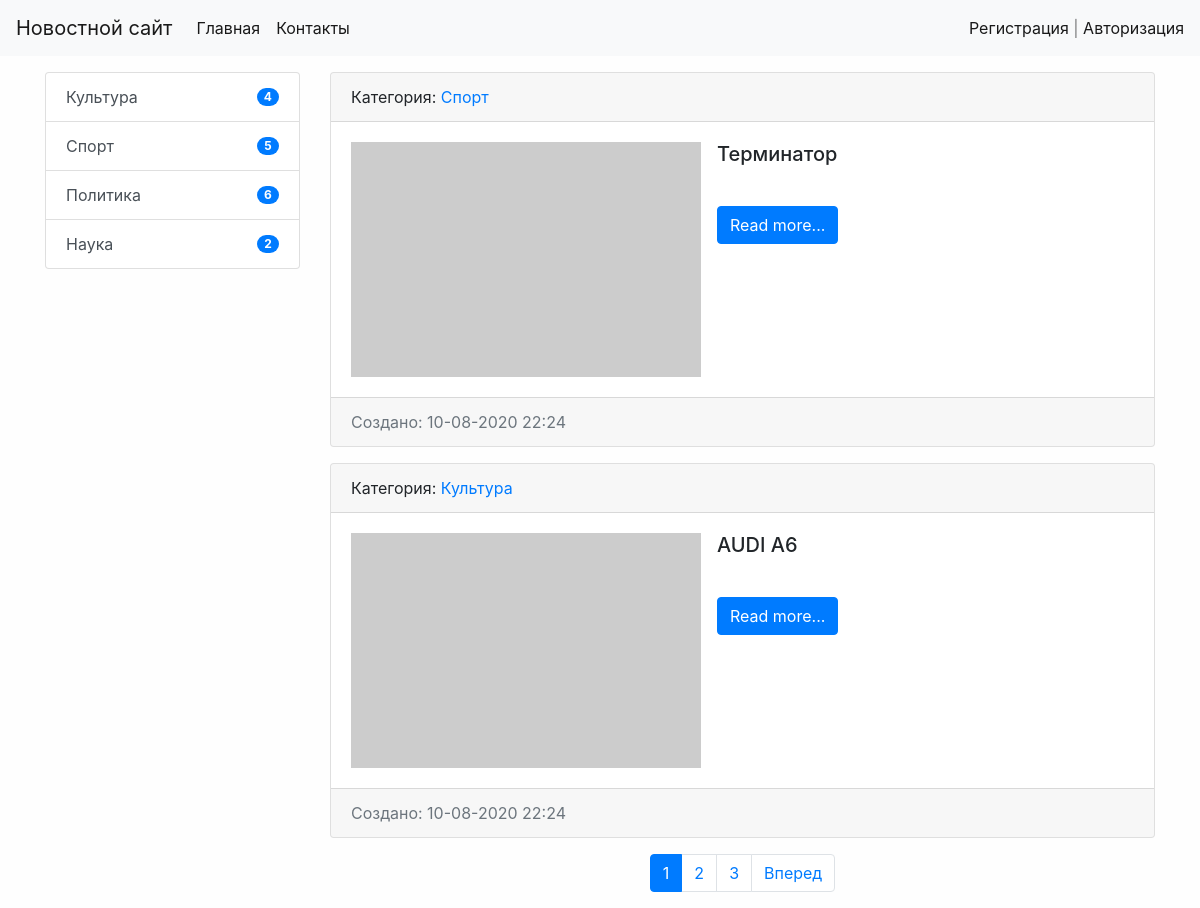
The page / on the database its author committed.
### news/models.py (models this page shows, shortened)
class Categories(models.Model):
    title = models.CharField(max_length=255, verbose_name='Наименование', db_index=True)
    def get_absolute_url(self):
        return reverse('category', kwargs={"category_id": self.pk})
    def __str__(self):
        return self.title
    class Meta:
        verbose_name = 'Категория'
        verbose_name_plural = 'Категории'
        ordering = ['title']

class News(models.Model):
    objects = None
    title = models.CharField(max_length=255, verbose_name='Наименование')
    content = models.TextField(blank=True, verbose_name='Контент')
    created_at = models.DateTimeField(auto_now_add=True, verbose_name='Дата публикации')
    update_at = models.DateTimeField(auto_now=True, verbose_name='Дата обновления')
    photo = models.ImageField(upload_to='photos/%Y/%m/%d/', verbose_name='Фото', blank=True)
    is_published = models.BooleanField(default=True, verbose_name='Опубликовано')
    category = models.ForeignKey('Categories', on_delete=models.PROTECT, verbose_name='Категория')
    views = models.IntegerField(default=0)
    def get_absolute_url(self):
        return reverse('view_news', kwargs={"pk": self.pk})
    class Meta:
        verbose_name = 'Новость'
        verbose_name_plural = 'Новости'
        ordering = ['-created_at']

### news/views.py (the view)
# urls.py: path('', cache_page(60)(HomeNews.as_view()), name='home'),
class HomeNews(MyMixin, ListView):
    model = News
    template_name = 'news/home_news_list.html'
    context_object_name = 'news'
    mixin_prop = 'hello world'
    paginate_by = 2
    def get_context_data(self, *, object_list=None, **kwargs):
        context = super(HomeNews, self).get_context_data(**kwargs)
        context['title'] = self.get_upper('Главная страница')
        context['mixin_prop'] = self.get_prop()
        return context
    def get_queryset(self):
        return News.objects.filter(is_published=True).select_related('category')

### news/templatetags/news_tags.py (called while the page is built)
@register.inclusion_tag('news/list_categories.html')
def show_categories():
    categories = Categories.objects.annotate(cnt=Count('news', filter=F('news__is_published'))).filter(cnt__gt=0)
    return {"categories": categories, }

### news/utils.py (called while the page is built)
    def get_prop(self):
        return self.mixin_prop.upper()

    def get_upper(self, s):
        if isinstance(s, str):
            return s.upper()
        else:
            return s.title.upper()

### news/templates/news/home_news_list.html (shortened to what this page needs)
{% extends 'base.html' %}
{% block sidebar %}
    {% include 'inc/_sidebar.html' %}
{% endblock %}
{% block content %}
    {% for item in news %}
        <div class="card mb-3">
            <div class="card-header">
                Категория: <a href="{{ item.category.get_absolute_url }}">{{ item.category }}</a>
            </div>
            <div class="card-body">
                {% if item.photo %}
                    <img src="{{ item.photo.url }}" alt="" width="350" class="mr-3 float-left">
                {% else %}
                    <img src="https://picsum.photos/seed/picsum/350/235" alt="" class="mr-3 float-left">
                {% endif %}
                <h5 class="card-title">{{ item.title }}</h5>
                <br>
                <a href="{{ item.get_absolute_url }}" class="btn btn-primary">Read more...</a>
            </div>
            <div class="card-footer text-muted">
                Создано: {{ item.created_at|date:'d-m-Y H:i' }}
            </div>
        </div>
    {% endfor %}
{% endblock %}

### templates/base.html (shortened to what this page needs)
{% load static %}
<!doctype html>
<html lang="en">
<head>
    <link rel="stylesheet" href="{% static 'bootstrap/css/bootstrap.min.css' %}">
    <link rel="stylesheet" href="{% static 'css/style.css' %}">
</head>
<body>
{% include 'inc/_nav.html' %}
<div class="container mt-3">
    <div class="row">
        <div class="col-md-3">
            {% block sidebar %}SIDEBAR{% endblock %}
        </div>
        <div class="col-md-9">
            {% block content %}CONTENT{% endblock %}
            {% if page_obj.has_other_pages %}
                <nav aria-label="...">
                    <ul class="pagination justify-content-center">
                        {% for p in page_obj.paginator.page_range %}
                            {% if page_obj.number == p %}
                                <li class="page-item active" aria-current="page">
                                    <a class="page-link" href="?page={{ p }}">{{ p }}</a>
                                </li>
                            {% elif p > page_obj.number|add:-3 and p < page_obj.number|add:3 %}
                                <li class="page-item">
                                    <a class="page-link" href="?page={{ p }}">{{ p }}</a>
                                </li>
                            {% endif %}
                        {% endfor %}
                        {% if page_obj.has_next %}
                            <li class="page-item">
                                <a class="page-link" href="?page={{ page_obj.next_page_number }}">Вперед</a>
                            </li>
                        {% endif %}
                    </ul>
                </nav>
            {% endif %}
        </div>
    </div>
</div>
</body>
</html>

### templates/inc/_nav.html (shortened to what this page needs)
<nav class="navbar navbar-expand-lg navbar-light bg-light">
    <a class="navbar-brand" href="{% url 'home' %}">Новостной сайт</a>
    <div class="collapse navbar-collapse" id="navbarSupportedContent">
        <ul class="navbar-nav mr-auto">
            <li class="nav-item active"><a class="nav-link" href="{% url 'home' %}">Главная</a></li>
            <li class="nav-item active"><a class="nav-link" href="{% url 'contact' %}">Контакты</a></li>
        </ul>
        <span class="navbar-text">
            {% if request.user.is_authenticated %}
                Добро пожаловать, {{ user.username }} | <a href="{% url 'logout' %}">Выход</a>
            {% else %}
                <a href="{% url 'register' %}">Регистрация</a> | <a href="{% url 'login' %}">Авторизация</a>
            {% endif %}
        </span>
    </div>
</nav>

### templates/inc/_sidebar.html (shortened to what this page needs)
{% load news_tags %}
{% show_categories %}

### news/templates/news/list_categories.html
<ul class="list-group">
    {% for item in categories %}
        <li class="list-group-item d-flex justify-content-between align-items-center">
            <a href="{{ item.get_absolute_url }}" class="list-group-item-action">
                {{ item.title }}
            </a>
            <span class="badge badge-primary badge-pill">  {{ item.cnt }}</span>
        </li>
    {% endfor %}
</ul>

### mysite/static/css/style.css (style rules this page uses)
body { background-color: #fefefe; }

### rows shown on the page
Categories: title "Культура", cnt "4"
Categories: title "Спорт", cnt "5"
Categories: title "Политика", cnt "6"
Categories: title "Наука", cnt "2"
News: category "Спорт", title "Терминатор", created_at "10-08-2020 22:24"
News: category "Культура", title "AUDI A6", created_at "10-08-2020 22:24"

### other values the page prints
{{ p }} "1"
{{ p }} "2" "3"
